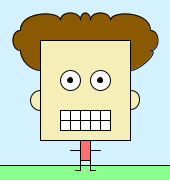
Frame 1 (no input)
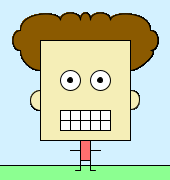
Frame 60 (the mouse pressed at the canvas centre just before this capture)
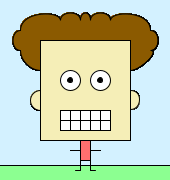
Frame 120 (the mouse held since frame 60 and released just before this capture)

The Processing sketch that drew these frames (run headless with seeded random() and noise(); from frame 60 on, the mouse is pressed at the canvas centre):

// Processing sketch: processing_82426
// ── processing_82426.pde

void setup() {
size(170,180);
background(211,241,255);
}

void draw() {
  
//ground
fill(140,255,145);
rectMode(CORNERS);
rect(-10,165,180,180);
//ears
fill(245,238,183);
arc(40,100,20,20,90*PI/180,270*PI/180);
arc(130,100,20,20,270*PI/180,450*PI/180);
//hair
beginShape();
fill(139,90,0);
vertex(40, 70); // first point
bezierVertex(30, 70, 20, 60, 20, 50);
bezierVertex(10, 50, 10, 30, 20, 30);
bezierVertex(20, 10, 60, 10, 60, 20);
bezierVertex(60, 10, 80, 10, 80, 20);
bezierVertex(80, 10, 90, 10, 90, 20);
bezierVertex(90, 10, 110, 10, 110, 20);
bezierVertex(110, 10, 150, 10, 150, 30);
bezierVertex(160, 30, 160, 50, 150, 50);
bezierVertex(160, 50, 140, 70, 130, 70);
endShape();
//head
fill(245,238,183);
rectMode(CORNERS);
rect(40,40,130,140);
//mouth
fill(255,255,255);
rectMode(CORNERS);
rect(60,110,110,130);
//teeth
line(60,120,110,120);
line(70,110,70,130);
line(80,110,80,130);
line(90,110,90,130);
line(100,110,100,130);
//eye outer
fill(#ffffff);
ellipse(70,80,20,20); 
ellipse(100,80,20,20); 
//eye inner
fill(#000000);
ellipse(70,80,5,5); 
ellipse(100,80,5,5);
//body
fill(255,111,111);
rectMode(CORNERS);
rect(80,140,90,160);
//arms
line(80,150,70,150);
line(90,150,100,150);
//left leg
line(80,160,80,170);
line(80,170,75,170);
//right leg
line(90,160,90,170);
line(90,170,95,170);

}
